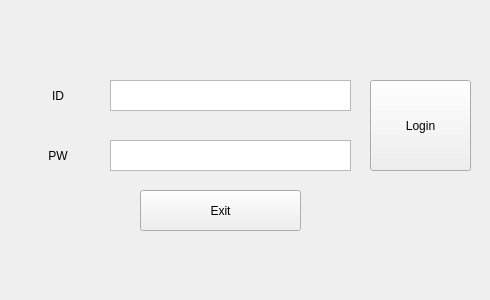
<?xml version="1.0" encoding="UTF-8"?>
<ui version="4.0">
 <class>Form</class>
 <widget class="QWidget" name="Form">
  <property name="geometry">
   <rect>
    <x>0</x>
    <y>0</y>
    <width>490</width>
    <height>300</height>
   </rect>
  </property>
  <property name="windowTitle">
   <string>Form</string>
  </property>
  <widget class="QPushButton" name="pushButton_2">
   <property name="geometry">
    <rect>
     <x>140</x>
     <y>190</y>
     <width>161</width>
     <height>41</height>
    </rect>
   </property>
   <property name="text">
    <string>Exit</string>
   </property>
  </widget>
  <widget class="QPlainTextEdit" name="plainTextEdit_2">
   <property name="geometry">
    <rect>
     <x>110</x>
     <y>140</y>
     <width>241</width>
     <height>31</height>
    </rect>
   </property>
  </widget>
  <widget class="QPushButton" name="pushButton">
   <property name="geometry">
    <rect>
     <x>370</x>
     <y>80</y>
     <width>101</width>
     <height>91</height>
    </rect>
   </property>
   <property name="text">
    <string>Login</string>
   </property>
  </widget>
  <widget class="QPlainTextEdit" name="plainTextEdit">
   <property name="geometry">
    <rect>
     <x>110</x>
     <y>80</y>
     <width>241</width>
     <height>31</height>
    </rect>
   </property>
  </widget>
  <widget class="QLabel" name="label">
   <property name="geometry">
    <rect>
     <x>30</x>
     <y>90</y>
     <width>56</width>
     <height>12</height>
    </rect>
   </property>
   <property name="text">
    <string>ID</string>
   </property>
   <property name="alignment">
    <set>Qt::AlignCenter</set>
   </property>
  </widget>
  <widget class="QLabel" name="label_2">
   <property name="geometry">
    <rect>
     <x>30</x>
     <y>150</y>
     <width>56</width>
     <height>12</height>
    </rect>
   </property>
   <property name="layoutDirection">
    <enum>Qt::LeftToRight</enum>
   </property>
   <property name="text">
    <string>PW</string>
   </property>
   <property name="alignment">
    <set>Qt::AlignCenter</set>
   </property>
  </widget>
 </widget>
 <resources/>
 <connections>
  <connection>
   <sender>pushButton_2</sender>
   <signal>clicked()</signal>
   <receiver>Form</receiver>
   <slot>close()</slot>
   <hints>
    <hint type="sourcelabel">
     <x>220</x>
     <y>205</y>
    </hint>
    <hint type="destinationlabel">
     <x>222</x>
     <y>241</y>
    </hint>
   </hints>
  </connection>
 </connections>
</ui>
